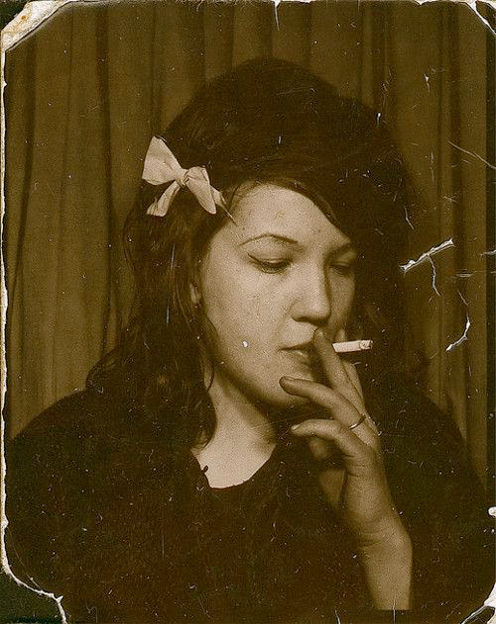
#> input picture inputs/old_w_scratch/a.png, 496 x 624 px, found by its file name
$ python mask.py
#> lines starting #> are read from the running program, lines starting #| are printed output that depends on the picture; after the words box and inside, x2 and y2 are one past the last pixel; in counts of white or black regions, pixels touching at a corner belong together
import cv2
import numpy as np

# Load damaged photo
img = cv2.imread('/app/inputs/old_w_scratch/a.png', cv2.IMREAD_COLOR)
#> img is the input picture: shape (624, 496, 3); mean B, G, R 22.6, 61.7, 80.8
gray = cv2.cvtColor(img, cv2.COLOR_BGR2GRAY)
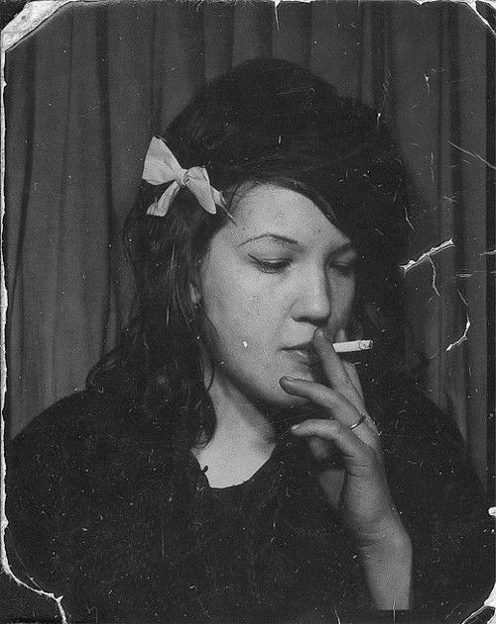
#> gray: shape (624, 496); min 0, max 255, mean 62.9

# Step 1: Edge detection
edges = cv2.Canny(gray, threshold1=50, threshold2=150)
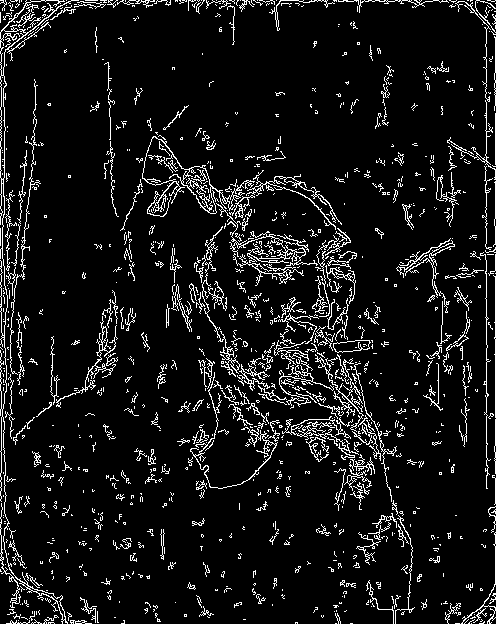
#> edges: shape (624, 496); 8.3% white in thin lines or dots

# Step 2: Morphological operations to make edges thicker
kernel = cv2.getStructuringElement(cv2.MORPH_RECT, (3, 3))
mask = cv2.dilate(edges, kernel, iterations=1)
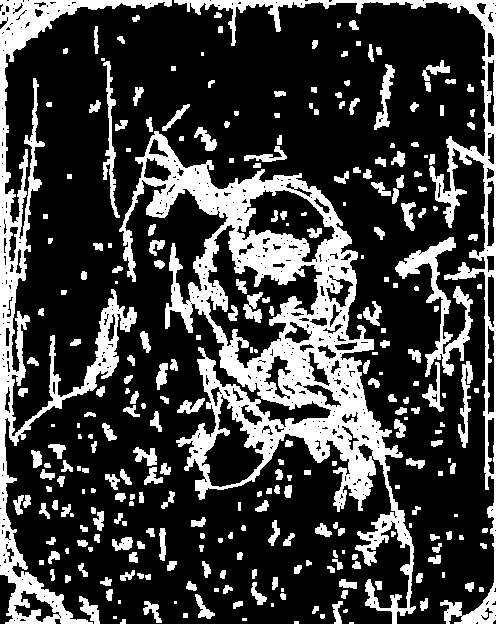
#> mask: shape (624, 496); 25.4% white; 289 white regions (33 under 20 px), largest, box (x1, y1, x2, y2) and area: (119, 131, 416, 624) 33675, (0, 0, 172, 624) 14914, (174, 0, 496, 624) 8650

# Step 3: Optional - thresholding for very bright spots
_, thresh = cv2.threshold(gray, 240, 255, cv2.THRESH_BINARY)  # very bright = possible scratch
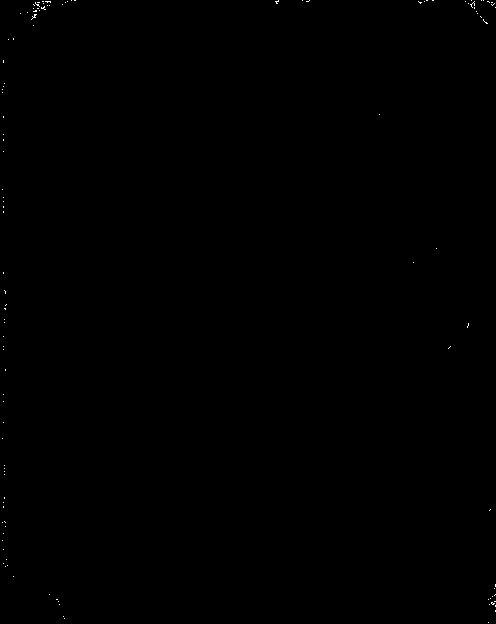
#> thresh: shape (624, 496); 0.08% white in thin lines or dots
mask = cv2.bitwise_or(mask, thresh)
#> mask: shape (624, 496); 25.4% white; 289 white regions (33 under 20 px), largest, box (x1, y1, x2, y2) and area: (119, 131, 416, 624) 33675, (0, 0, 172, 624) 14926, (174, 0, 496, 624) 8656

# Invert (if needed: white = scratch, black = background)
#mask = cv2.bitwise_not(mask)

# Save mask
cv2.imwrite('/app/outputs/mask/mask.png', mask)

print("Mask saved as mask.png")


# SAM should be used.
